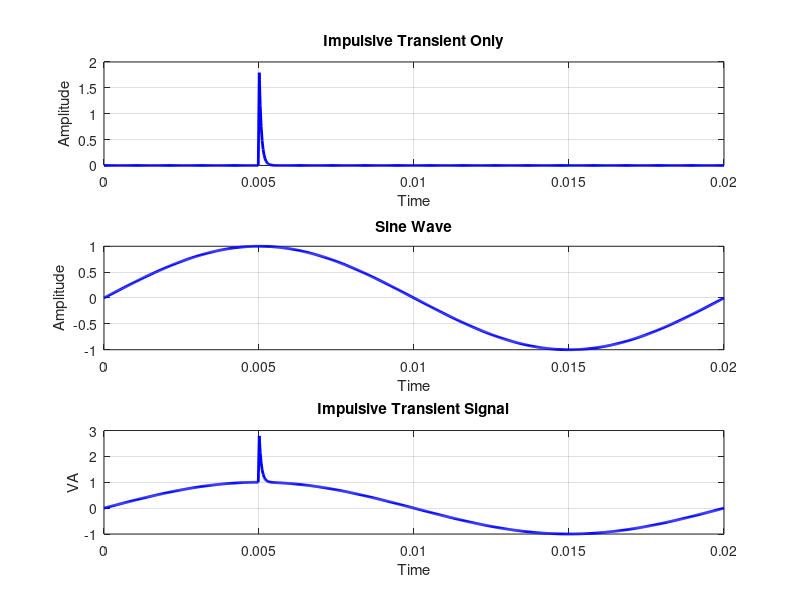

Reproduce this figure in MATLAB.
clc
clear all
close all

% Define parameters
#Constant parameters
sampling_rate = 32000; % Sampling rate 32K Hz

######################## Time Signal #################
% Define time vector
duration = 0.02
t = linspace(0, duration, duration*sampling_rate);

########################  AC 50 HZ Power Supply Signal #########################################
ac_amplitude =1;
ac_frequency = 50; % Frequency of sinewave in Hz
theta_A = 0;  % Phase angle of sinewave

% Calculate the sinewave component
sinewave = ac_amplitude*sin(2*pi*ac_frequency*t + theta_A);

########################## Transient ####################################
t_m = 2;         % Transient magnitude
rho = 14000;       % Impulsive transient decay factor
t1 = 0.005;        % Transient starting time

% Calculate the impulsive transient component
impulsive_transient = t_m * exp(-rho * (t - t1)) .* (t >= t1);

########################################
% Calculate the overall signal
VA = sinewave + impulsive_transient;

########################################
% Plot the signal
figure;
subplot(3,1,1);
plot(t, impulsive_transient, 'b', 'LineWidth', 2);
xlabel('Time');
ylabel('Amplitude');
title('Impulsive Transient Only');
grid on;

subplot(3,1,2);
plot(t, sinewave, 'b', 'LineWidth', 2);
xlabel('Time');
ylabel('Amplitude');
title('Sine Wave');
grid on;

subplot(3,1,3);
plot(t, VA, 'b', 'LineWidth', 2);
xlabel('Time');
ylabel('VA');
title('Impulsive Transient Signal');
grid on;

% Save the figure
saveas(gcf, '3_graphs.png');

